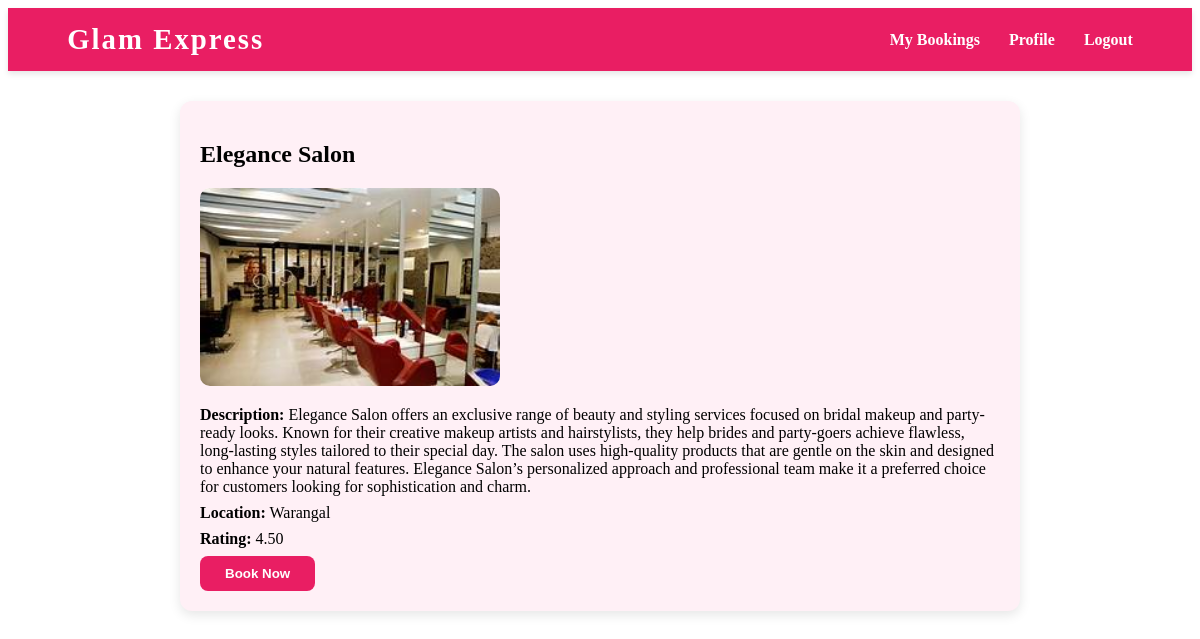
/parlour/6/ (signed in), run on the app's committed database.
### service_app/models.py (models this page shows, shortened)
class Parlour(models.Model):
    parlour_name = models.CharField(max_length=255)
    description = models.TextField()
    location = models.CharField(max_length=255)
    rating = models.DecimalField(max_digits=3, decimal_places=2)
    image = models.ImageField(upload_to='parlour_images/')
    services = models.ManyToManyField('Service', related_name='parlours')  # NEW

### service_app/views.py (the view)
# urls.py: path('parlour/<int:pk>/', views.parlour_detail, name='parlour_detail'),
@login_required(login_url='login')
def parlour_detail(request, pk):
    parlour = get_object_or_404(Parlour, pk=pk)
    services = Service.objects.all()
    return render(request, 'service_app/details.html', {'parlour': parlour,'services': services})

### templates/service_app/details.html (shortened to what this page needs)
{% extends 'service_app/base.html' %}
{% load static %}
{% block content %}
<link rel="stylesheet" href="{% static 'css/detailspage.css' %}" />
<div class="parlour-container">
  <h2>{{ parlour.parlour_name }}</h2>
  <img class="parlour-image" src="{{ parlour.image.url }}" alt="Image" />
  <div class="parlour-details">
    <p><strong>Description:</strong> {{ parlour.description }}</p>
    <p><strong>Location:</strong> {{ parlour.location }}</p>
    <p><strong>Rating:</strong> {{ parlour.rating }}</p>
  </div>
  <button class="book-now-btn" onclick="openBookingModal()">Book Now</button>
</div>
{% endblock %}

### static/css/detailspage.css (style rules this page uses)
.parlour-container { max-width: 800px; margin: 30px auto; padding: 20px; background-color: #fff0f6; border-radius: 12px; box-shadow: 0 4px 12px rgba(0, 0, 0, 0.1); }
.parlour-image { width: 100%; max-width: 300px; display: block; margin-bottom: 20px; border-radius: 10px; }
.parlour-details p { font-size: 1rem; margin: 8px 0; }
.book-now-btn { background-color: #e91e63; color: white; padding: 10px 25px; border: none; border-radius: 8px; font-weight: bold; cursor: pointer; transition: background-color 0.3s ease; }

### data on the page
Parlour: parlour_name "Elegance Salon", image (picture), description "Elegance Salon offers an exclusive range of beauty and styling services focused on bridal makeup and party-ready looks. Known for their creative makeup artists and hairstylists, they help brides and party-goers achieve flawless, long-lasting styles tailored to their special day. The salon uses high-quality products that are gentle on the skin and designed to enhance your natural features. Elegance Salon’s personalized approach and professional team make it a preferred choice for customers looking for sophistication and charm.", location "Warangal", rating "4.50"
